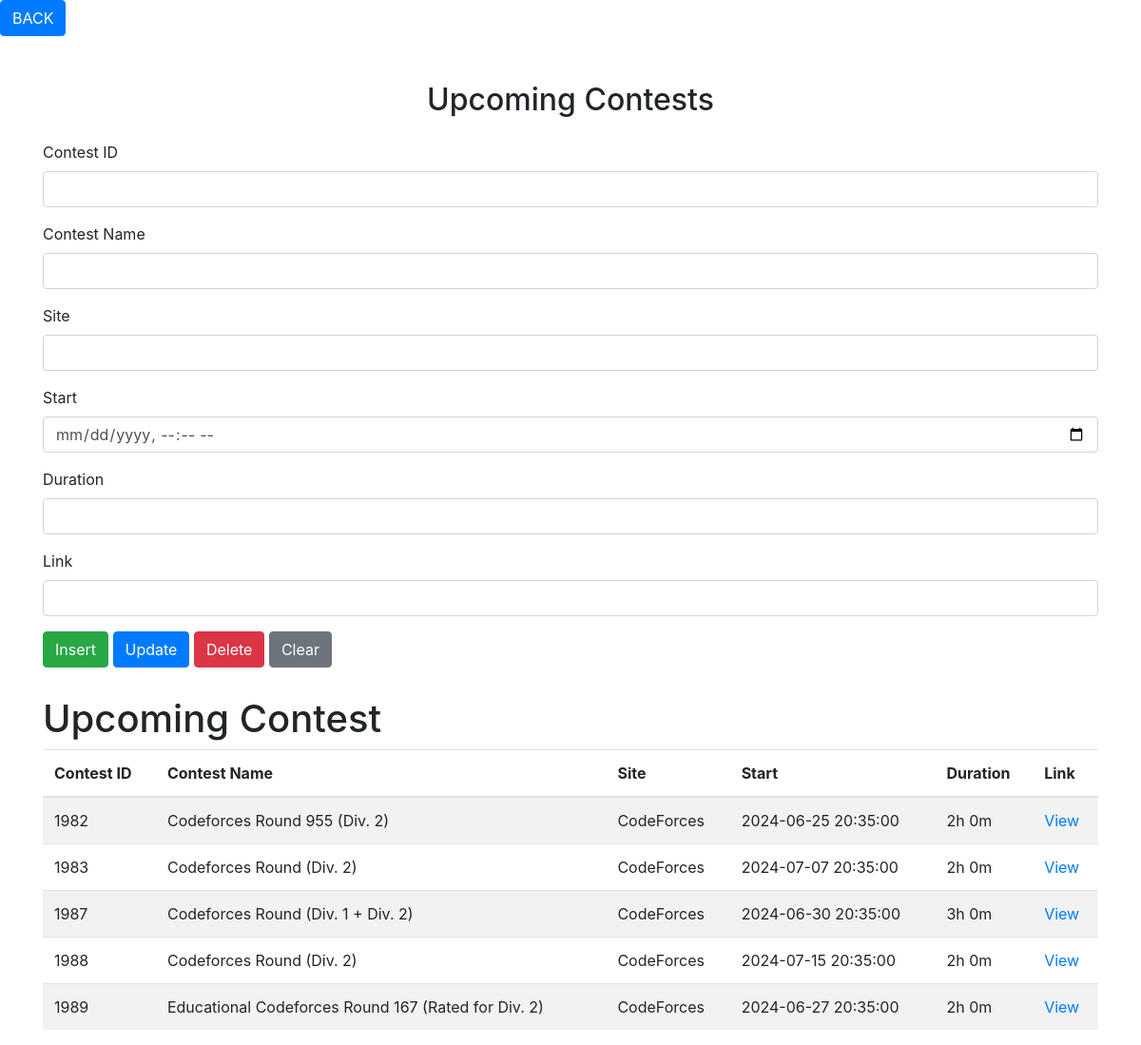
Before: /Admin/upcoming_contest.php with the older database file.
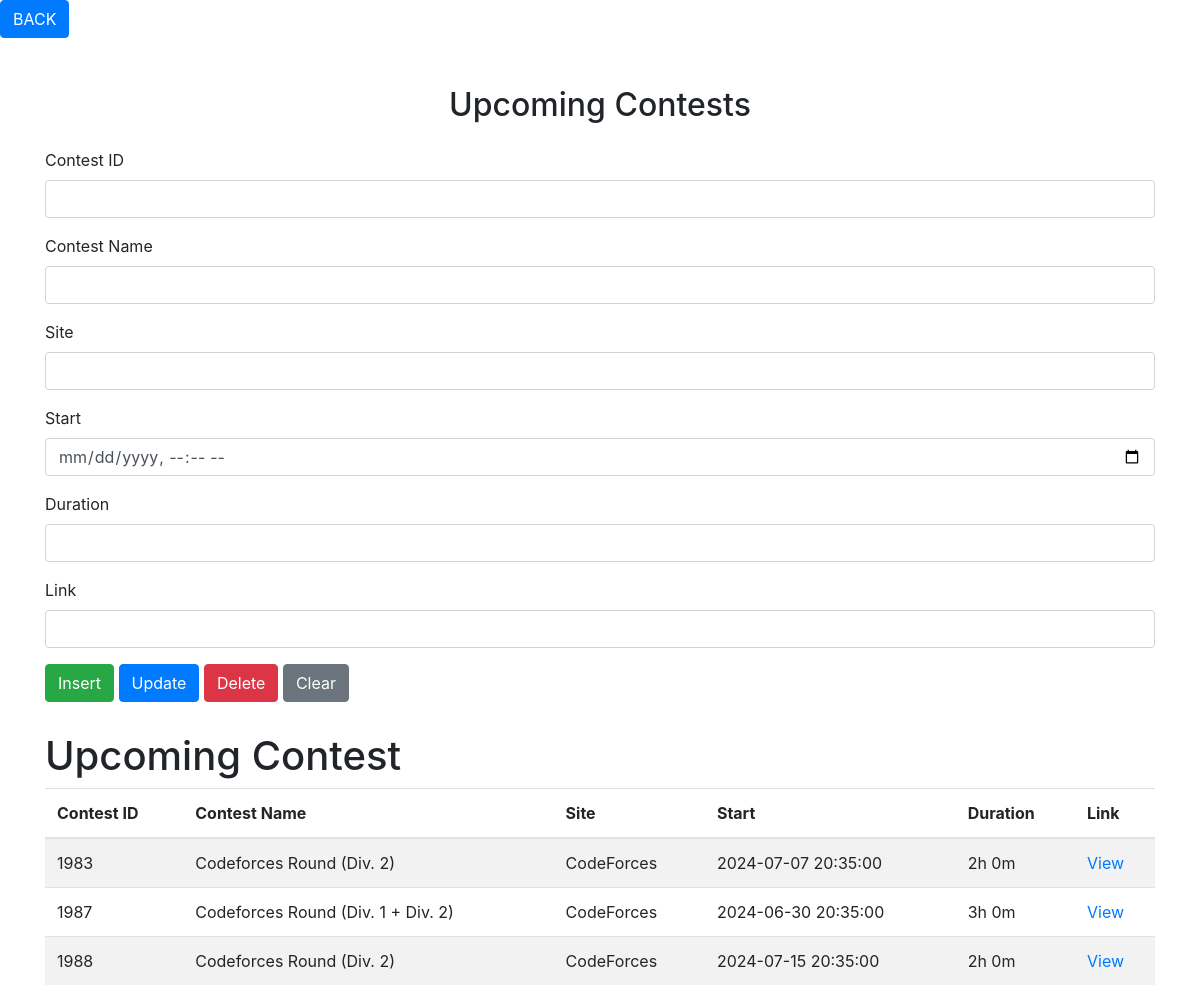
After: the same page with the newer database file.
### tables this page shows
CREATE TABLE `upcoming_contests` (
  `Contest_ID` varchar(30) NOT NULL,
  `Contest_Name` varchar(150) NOT NULL,
  `Site` varchar(30) NOT NULL,
  `Start` datetime NOT NULL,
  `Duration` varchar(50) NOT NULL,
  `Link` varchar(100) DEFAULT NULL
);

### Admin/upcoming_contest.php (the view, shortened to what this page needs)
<?php
$servername = "localhost";
$username = "root";
$password = "";
$dbname = "ip project";
$conn = new mysqli($servername, $username, $password, $dbname);
$contest_id = $contest_name = $site = $start = $duration = $link = "";
$sql = "SELECT * FROM upcoming_contests";
$result = $conn->query($sql);
?>
<!DOCTYPE html>
<html lang="en">
<head>
    <link href="https://stackpath.bootstrapcdn.com/bootstrap/4.5.2/css/bootstrap.min.css" rel="stylesheet">
</head>
<body>
    <div class="">
            <a href="./admin_dashboard.php" class="btn btn-primary">BACK</a>
        </div>
    <div class="container mt-5">
        <h2 class="mb-4 text-center">Upcoming Contests</h2>
        <div class="form-section">
            <form method="POST" action="<?php echo htmlspecialchars($_SERVER["PHP_SELF"]);?>">
                <div class="form-group">
                    <label for="contest_id">Contest ID</label>
                    <input type="text" class="form-control" id="contest_id" name="contest_id" value="<?php echo $contest_id; ?>" required>
                </div>
                <div class="form-group">
                    <label for="contest_name">Contest Name</label>
                    <input type="text" class="form-control" id="contest_name" name="contest_name" value="<?php echo $contest_name; ?>" required>
                </div>
                <div class="form-group">
                    <label for="site">Site</label>
                    <input type="text" class="form-control" id="site" name="site" value="<?php echo $site; ?>" required>
                </div>
                <div class="form-group">
                    <label for="start">Start</label>
                    <input type="datetime-local" class="form-control" id="start" name="start" value="<?php echo $start; ?>" required>
                </div>
                <div class="form-group">
                    <label for="duration">Duration</label>
                    <input type="text" class="form-control" id="duration" name="duration" value="<?php echo $duration; ?>" required>
                </div>
                <div class="form-group">
                    <label for="link">Link</label>
                    <input type="url" class="form-control" id="link" name="link" value="<?php echo $link; ?>" required>
                </div>
                <button type="submit" name="insert" class="btn btn-success">Insert</button>
                <button type="submit" name="update" class="btn btn-primary">Update</button>
                <button type="submit" name="delete" class="btn btn-danger">Delete</button>
                <button type="submit" name="clear" class="btn btn-secondary">Clear</button>
            </form>
        </div>
        <div class="table-section">
            <h1>Upcoming Contest</h1>
            <table class="table table-striped table-hover">
                <thead>
                    <tr>
                        <th>Contest ID</th>
                        <th>Contest Name</th>
                        <th>Site</th>
                        <th>Start</th>
                        <th>Duration</th>
                        <th>Link</th>
                    </tr>
                </thead>
                <tbody>
                    <?php
                    if ($result->num_rows > 0) {
                        while($row = $result->fetch_assoc()) {
                            echo "<tr onclick=\"populateForm('".$row['Contest_ID']."', '".$row['Contest_Name']."', '".$row['Site']."', '".$row['Start']."', '".$row['Duration']."', '".$row['Link']."')\">";
                            echo "<td>" . $row['Contest_ID'] . "</td>";
                            echo "<td>" . $row['Contest_Name'] . "</td>";
                            echo "<td>" . $row['Site'] . "</td>";
                            echo "<td>" . $row['Start'] . "</td>";
                            echo "<td>" . $row['Duration'] . "</td>";
                            echo "<td><a href='" . $row['Link'] . "' target='_blank'>View</a></td>";
                            echo "</tr>";
                        }
                    } else {
                        echo "<tr><td colspan='6' class='text-center'>No records found</td></tr>";
                    }
                    ?>
                </tbody>
            </table>
        </div>
    </div>
</body>
</html>

Changed rows visible on the page:
removed upcoming_contests: Contest_ID "1982", Contest_Name "Codeforces Round 955 (Div. 2)", Site "CodeForces", Start "2024-06-25 20:35:00", Duration "2h 0m"
removed upcoming_contests: Contest_ID "1989", Contest_Name "Educational Codeforces Round 167 (Rated for Div. 2)", Site "CodeForces", Start "2024-06-27 20:35:00", Duration "2h 0m"
